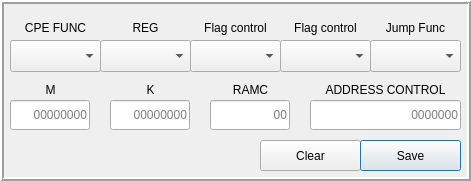
   <widget class="QFrame" name="inputFrame">
    <property name="geometry">
     <rect>
      <x>520</x>
      <y>30</y>
      <width>471</width>
      <height>181</height>
     </rect>
    </property>
    <property name="frameShape">
     <enum>QFrame::Box</enum>
    </property>
    <property name="frameShadow">
     <enum>QFrame::Raised</enum>
    </property>
    <property name="lineWidth">
     <number>2</number>
    </property>
    <widget class="QLabel" name="label_32">
     <property name="geometry">
      <rect>
       <x>310</x>
       <y>80</y>
       <width>151</width>
       <height>20</height>
      </rect>
     </property>
     <property name="text">
      <string>ADDRESS СONTROL</string>
     </property>
     <property name="alignment">
      <set>Qt::AlignCenter</set>
     </property>
    </widget>
    <widget class="QLabel" name="label_12">
     <property name="geometry">
      <rect>
       <x>370</x>
       <y>20</y>
       <width>91</width>
       <height>16</height>
      </rect>
     </property>
     <property name="text">
      <string>Jump Func</string>
     </property>
     <property name="alignment">
      <set>Qt::AlignCenter</set>
     </property>
    </widget>
    <widget class="QLineEdit" name="commandAddressEdit">
     <property name="geometry">
      <rect>
       <x>310</x>
       <y>100</y>
       <width>151</width>
       <height>30</height>
      </rect>
     </property>
     <property name="maxLength">
      <number>7</number>
     </property>
     <property name="alignment">
      <set>Qt::AlignRight|Qt::AlignTrailing|Qt::AlignVCenter</set>
     </property>
     <property name="placeholderText">
      <string>0000000</string>
     </property>
    </widget>
    <widget class="QLabel" name="label_11">
     <property name="geometry">
      <rect>
       <x>280</x>
       <y>20</y>
       <width>91</width>
       <height>16</height>
      </rect>
     </property>
     <property name="text">
      <string>Flag control</string>
     </property>
     <property name="alignment">
      <set>Qt::AlignCenter</set>
     </property>
    </widget>
    <widget class="QPushButton" name="clearButton">
     <property name="geometry">
      <rect>
       <x>260</x>
       <y>140</y>
       <width>101</width>
       <height>31</height>
      </rect>
     </property>
     <property name="autoFillBackground">
      <bool>false</bool>
     </property>
     <property name="text">
      <string>Clear</string>
     </property>
     <property name="autoDefault">
      <bool>false</bool>
     </property>
     <property name="default">
      <bool>false</bool>
     </property>
     <property name="flat">
      <bool>false</bool>
     </property>
    </widget>
    <widget class="QLabel" name="label_31">
     <property name="geometry">
      <rect>
       <x>100</x>
       <y>20</y>
       <width>91</width>
       <height>16</height>
      </rect>
     </property>
     <property name="text">
      <string>REG</string>
     </property>
     <property name="alignment">
      <set>Qt::AlignCenter</set>
     </property>
    </widget>
    <widget class="QLabel" name="label_2">
     <property name="geometry">
      <rect>
       <x>10</x>
       <y>80</y>
       <width>81</width>
       <height>20</height>
      </rect>
     </property>
     <property name="text">
      <string>M</string>
     </property>
     <property name="alignment">
      <set>Qt::AlignCenter</set>
     </property>
    </widget>
    <widget class="QComboBox" name="boxREG">
     <property name="geometry">
      <rect>
       <x>100</x>
       <y>40</y>
       <width>91</width>
       <height>32</height>
      </rect>
     </property>
    </widget>
    <widget class="QComboBox" name="boxJUMP">
     <property name="geometry">
      <rect>
       <x>370</x>
       <y>40</y>
       <width>91</width>
       <height>32</height>
      </rect>
     </property>
    </widget>
    <widget class="QLabel" name="label_3">
     <property name="geometry">
      <rect>
       <x>110</x>
       <y>80</y>
       <width>81</width>
       <height>20</height>
      </rect>
     </property>
     <property name="text">
      <string>K</string>
     </property>
     <property name="alignment">
      <set>Qt::AlignCenter</set>
     </property>
    </widget>
    <widget class="QLineEdit" name="ramcLineEdit">
     <property name="geometry">
      <rect>
       <x>210</x>
       <y>100</y>
       <width>80</width>
       <height>30</height>
      </rect>
     </property>
     <property name="text">
      <string/>
     </property>
     <property name="maxLength">
      <number>2</number>
     </property>
     <property name="alignment">
      <set>Qt::AlignRight|Qt::AlignTrailing|Qt::AlignVCenter</set>
     </property>
     <property name="placeholderText">
      <string>00</string>
     </property>
    </widget>
    <widget class="QComboBox" name="boxFC2">
     <property name="geometry">
      <rect>
       <x>280</x>
       <y>40</y>
       <width>91</width>
       <height>32</height>
      </rect>
     </property>
    </widget>
    <widget class="QLineEdit" name="mLineEdit">
     <property name="geometry">
      <rect>
       <x>10</x>
       <y>100</y>
       <width>80</width>
       <height>30</height>
      </rect>
     </property>
     <property name="text">
      <string/>
     </property>
     <property name="maxLength">
      <number>8</number>
     </property>
     <property name="alignment">
      <set>Qt::AlignRight|Qt::AlignTrailing|Qt::AlignVCenter</set>
     </property>
     <property name="placeholderText">
      <string>00000000</string>
     </property>
    </widget>
    <widget class="QLineEdit" name="kLineEdit">
     <property name="geometry">
      <rect>
       <x>110</x>
       <y>100</y>
       <width>80</width>
       <height>30</height>
      </rect>
     </property>
     <property name="maxLength">
      <number>8</number>
     </property>
     <property name="alignment">
      <set>Qt::AlignRight|Qt::AlignTrailing|Qt::AlignVCenter</set>
     </property>
     <property name="placeholderText">
      <string>00000000</string>
     </property>
    </widget>
    <widget class="QLabel" name="label_9">
     <property name="geometry">
      <rect>
       <x>10</x>
       <y>20</y>
       <width>91</width>
       <height>16</height>
      </rect>
     </property>
     <property name="text">
      <string>CPE FUNC</string>
     </property>
     <property name="alignment">
      <set>Qt::AlignCenter</set>
     </property>
    </widget>
    <widget class="QLabel" name="label_10">
     <property name="geometry">
      <rect>
       <x>190</x>
       <y>20</y>
       <width>91</width>
       <height>16</height>
      </rect>
     </property>
     <property name="text">
      <string>Flag control</string>
     </property>
     <property name="alignment">
      <set>Qt::AlignCenter</set>
     </property>
    </widget>
    <widget class="QPushButton" name="saveButton">
     <property name="geometry">
      <rect>
       <x>360</x>
       <y>140</y>
       <width>101</width>
       <height>31</height>
      </rect>
     </property>
     <property name="text">
      <string>Save</string>
     </property>
     <property name="default">
      <bool>true</bool>
     </property>
    </widget>
    <widget class="QLabel" name="label_5">
     <property name="geometry">
      <rect>
       <x>210</x>
       <y>80</y>
       <width>81</width>
       <height>20</height>
      </rect>
     </property>
     <property name="text">
      <string>RAMC</string>
     </property>
     <property name="alignment">
      <set>Qt::AlignCenter</set>
     </property>
    </widget>
    <widget class="QComboBox" name="boxFC1">
     <property name="geometry">
      <rect>
       <x>190</x>
       <y>40</y>
       <width>91</width>
       <height>32</height>
      </rect>
     </property>
    </widget>
    <widget class="QComboBox" name="boxCPE">
     <property name="geometry">
      <rect>
       <x>10</x>
       <y>40</y>
       <width>91</width>
       <height>32</height>
      </rect>
     </property>
     <property name="contextMenuPolicy">
      <enum>Qt::ActionsContextMenu</enum>
     </property>
     <property name="editable">
      <bool>false</bool>
     </property>
     <property name="frame">
      <bool>true</bool>
     </property>
    </widget>
   </widget>
